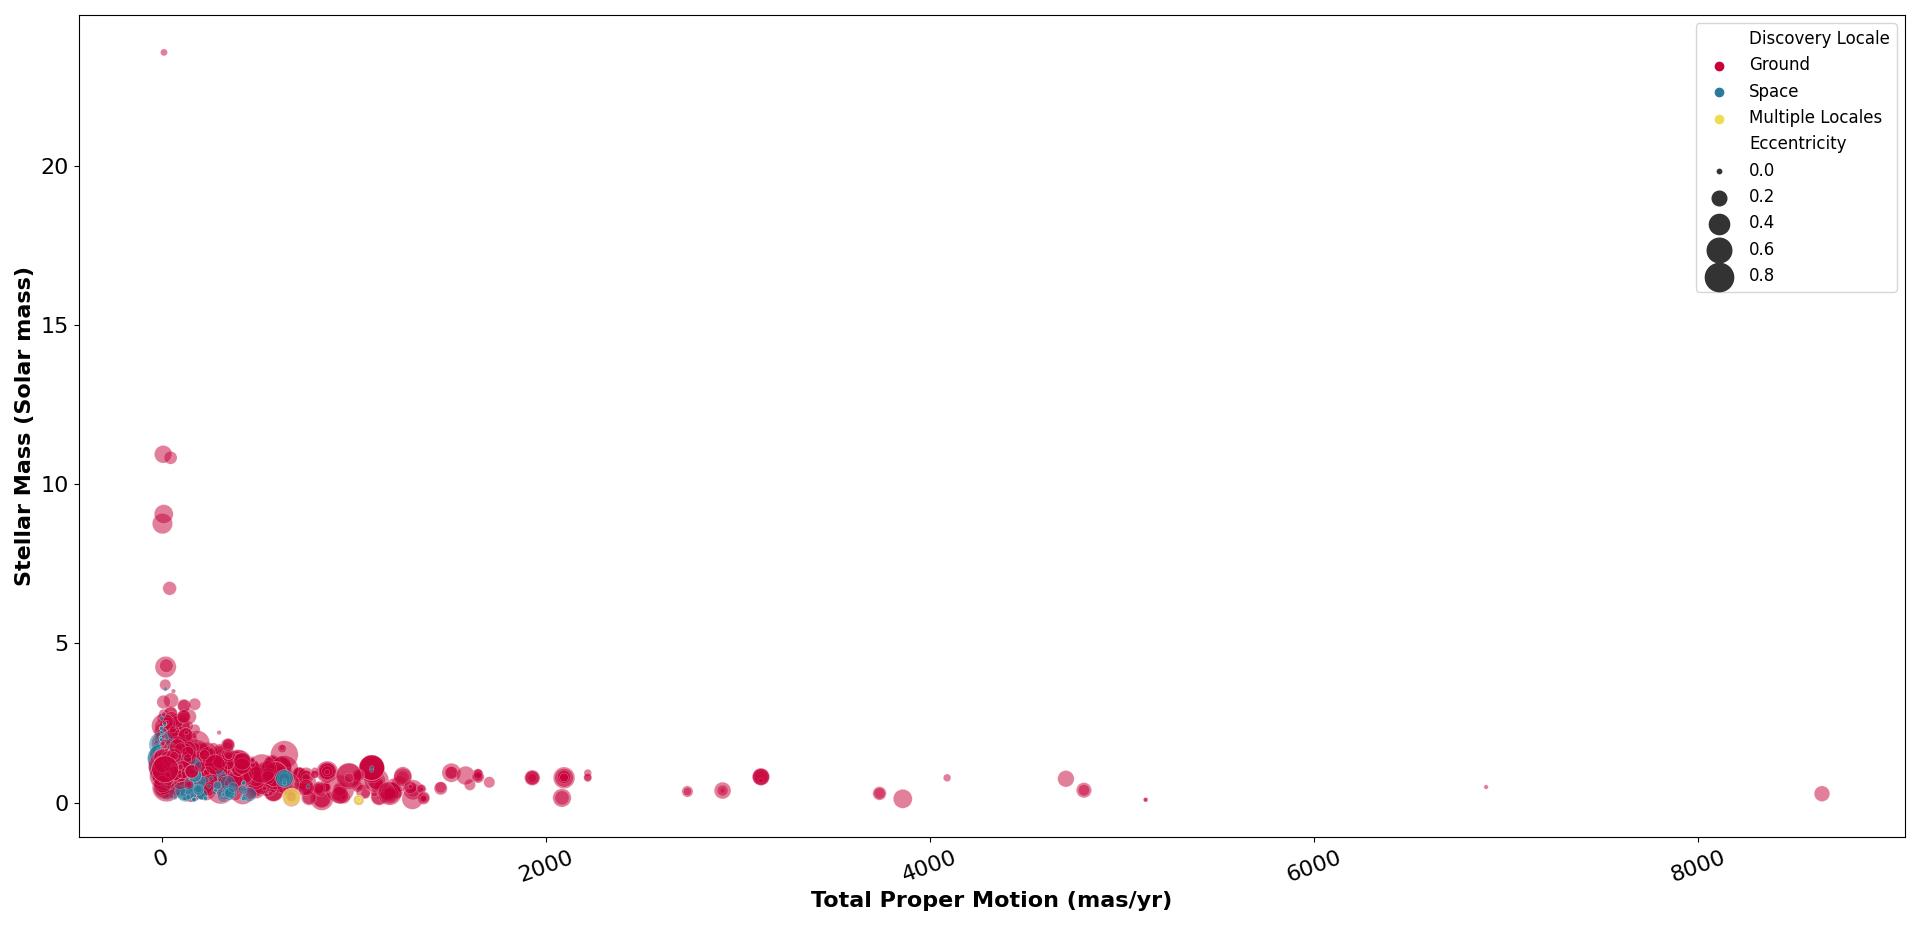

Recreate this plot in Python.

# Paths:
path_data = "data/"

# Packages:
import numpy as np
import pandas as pd
import seaborn as sns
import matplotlib.pyplot as plt
from matplotlib.colors import LinearSegmentedColormap

# Display options:
pd.set_option("display.width", 1200)
pd.set_option("display.max_columns", 300)
pd.set_option("display.max_rows", 300)

# Dataset:
df = pd.read_csv(path_data + "nasa_exoplanets.csv")
df_varnames = pd.read_csv(path_data + "nasa_exoplanets_var_names.csv")

# Variables:
x_var = "sy_pm"
x_var_name = df_varnames.loc[(df_varnames["var"] == x_var), ["var_name"]].values[0][0]
y_var = "st_mass"
y_var_name = df_varnames.loc[(df_varnames["var"] == y_var), ["var_name"]].values[0][0]
color_var = "disc_locale"
color_var_name = df_varnames.loc[(df_varnames["var"] == color_var), ["var_name"]].values[0][0]
size_var = "pl_orbeccen"
size_var_name = df_varnames.loc[(df_varnames["var"] == size_var), ["var_name"]].values[0][0]

# Adapt the data:
df_plot = df[[x_var, y_var, color_var, size_var]].copy()
df_plot = df_plot.dropna()
df_plot.columns = [x_var, y_var, color_var_name, size_var_name]

# Plot:
lvls = df_plot[color_var_name].unique()
n_levels = len(lvls)
my_palette = ["#c70039", "#2a7b9b", "#eddd53"]

fig = plt.figure(
    figsize = (20, 10),
    tight_layout = True
)
ax = sns.scatterplot(
    data = df_plot,
    x = x_var,
    y = y_var,
    hue = color_var_name,
    size = size_var_name,
    sizes = (10, 500),
    alpha = 0.5,
    marker = "o",
    palette = my_palette
)
leg = ax.legend(
    fontsize = "large",
    title_fontsize = 16,
    loc = "upper right"
)
_ = ax.set_xlabel(
    x_var_name,
    fontsize = 16,
    fontweight = "bold"
)
_ = ax.set_ylabel(
    y_var_name,
    fontsize = 16,
    fontweight = "bold"
)
_ = ax.tick_params(
    axis = "x", 
    which = "major", 
    labelsize = 16,
    rotation = 20
)
_ = ax.tick_params(
    axis = "y", 
    which = "major", 
    labelsize = 16
)
